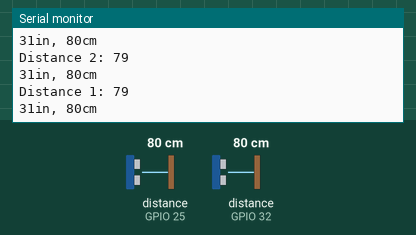
Recording of a sketch running on a simulated ESP32. Parts: the last lines printed to the serial monitor. Wiring (inferred from the names in the program): 2 × ultrasonic range finder: trigger GPIO 26, echo GPIO 25 / trigger GPIO 33, echo GPIO 32. The test bench sets the inputs (shaded band); at power-on: distance to the obstacle (sensors on GPIO 25, GPIO 32) 80 cm. The echo pulse lasts 58.3 µs per cm.

Above: at 5.0 s.
5.1 s: distance to the obstacle (sensor on GPIO 25) set to 2 cm
At 5.7 s:
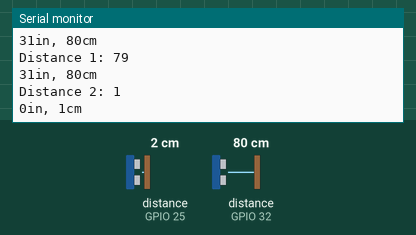
6.6 s: distance to the obstacle (sensor on GPIO 32) set to 2 cm
At 7.2 s:
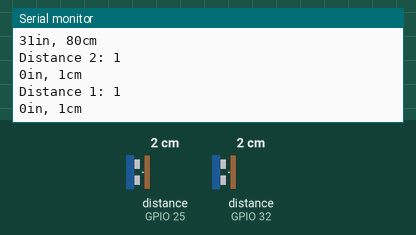
8.1 s: distance to the obstacle (sensor on GPIO 25) set to 4 cm
At 8.7 s:
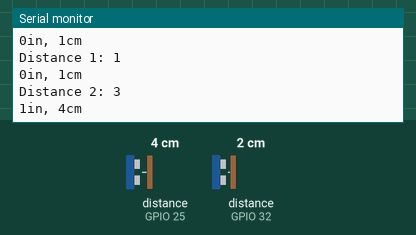
9.6 s: distance to the obstacle (sensor on GPIO 32) set to 4 cm
At 10.2 s:
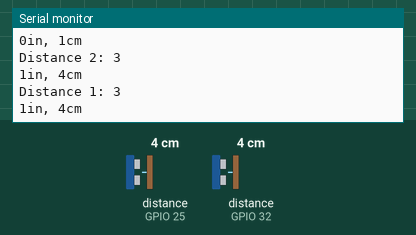
Timing chart, 0 to 12.1 s (numbered marks = the images above; inputs shaded):
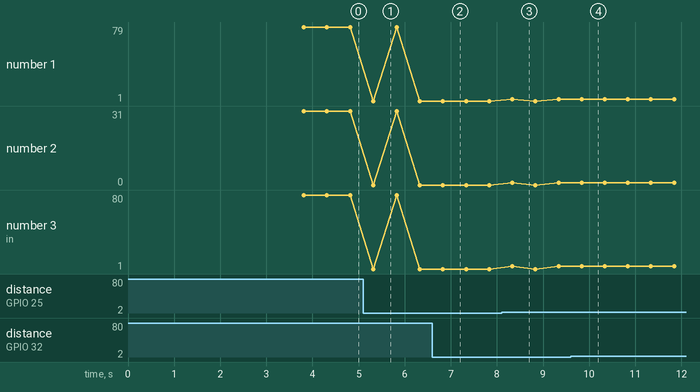

The sketch:

distance_measurement_SR04.ino
```cpp
/*
 * This program is property of SME Dehradun. For any query related to this program,
 * contact us at www.smedehradn.com
 * If you want any solution related to any IoT Customized Boards and Sensor,
 * then contact www.nuttyengineer.com
 */

#define BLYNK_DEVICE_NAME "IoT Waste Segregator"

#define BLYNK_TEMPLATE_ID "TMPL6aihqsadr"
#define BLYNK_TEMPLATE_NAME "IoT Waste Segregator"
#define BLYNK_FIRMWARE_VERSION "0.1.0"
#define BLYNK_PRINT Serial
#include "BlynkEdgent.h"

#define echoPin1 32
#define trigPin1 33

#define echoPin2 25
#define trigPin2 26

long duration1, duration2, cm1, cm2, inches1, inches2;
int distance1, distance2;

void ultrasonic1()
{
    digitalWrite(trigPin1, LOW);
    delayMicroseconds(2);
    digitalWrite(trigPin1, HIGH);
    delayMicroseconds(10);
    digitalWrite(trigPin1, LOW);
    duration1 = pulseIn(echoPin1, HIGH);
    distance1 = duration1 * 0.034 / 2; // formula to calculate the distance for ultrasonic sensor 1
    Serial.print("Distance 1: ");
    Serial.println(distance1);
    cm1 = (duration1 / 2) / 29.1;
    inches1 = (duration1 / 2) / 74;
    Serial.print(inches1);
    Serial.print("in, ");
    Serial.print(cm1);
    Serial.print("cm");
    Serial.println();

    int mappedValue1 = map(inches1, 0, 19, 100, 0);
    Blynk.virtualWrite(V1, mappedValue1);
    delay(500);
}

void ultrasonic2()
{
    digitalWrite(trigPin2, LOW);
    delayMicroseconds(2);
    digitalWrite(trigPin2, HIGH);
    delayMicroseconds(10);
    digitalWrite(trigPin2, LOW);
    duration2 = pulseIn(echoPin2, HIGH);
    distance2 = duration2 * 0.034 / 2; // formula to calculate the distance for ultrasonic sensor 2
    Serial.print("Distance 2: ");
    Serial.println(distance2);
    cm2 = (duration2 / 2) / 29.1;
    inches2 = (duration2 / 2) / 74;
    Serial.print(inches2);
    Serial.print("in, ");
    Serial.print(cm2);
    Serial.print("cm");
    Serial.println();

    int mappedValue2 = map(inches2, 0, 19, 100, 0);
    Blynk.virtualWrite(V2, mappedValue2); // Use V2 for the second ultrasonic sensor
    delay(500);
}

void setup()
{
    Serial.begin(115200);
    pinMode(trigPin1, OUTPUT);
    pinMode(echoPin1, INPUT);

    pinMode(trigPin2, OUTPUT);
    pinMode(echoPin2, INPUT);

    BlynkEdgent.begin();
    delay(2000);
}

void loop()
{
    BlynkEdgent.run();
    ultrasonic1();
    ultrasonic2();
}
```

Measured:
- after the input at 5.1 s, the serial monitor: prints a new line after 0.22 s (image 1)
- after the input at 6.6 s, the serial monitor: prints a new line after 0.23 s (image 2)
- after the input at 8.1 s, the serial monitor: prints a new line after 0.23 s (image 3)
- after the input at 9.6 s, the serial monitor: prints a new line after 0.24 s (image 4)
- plotted number 1: 1 → 3 after the input at 8.1 s
- plotted number 2: 31 → 0 after the input at 5.1 s
- plotted number 3: 1 → 4 after the input at 8.1 s
